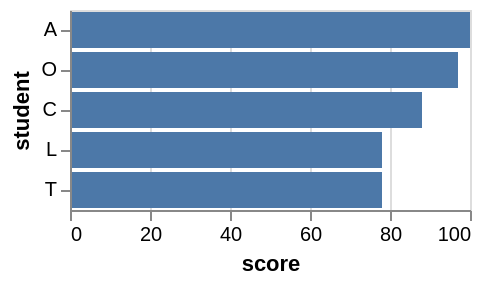

The Vega-Lite source for this figure:
### Vega specification from a JSON file in a GitHub repository (floating-point values rounded to 4 significant figures)
{"$schema": "https://vega.github.io/schema/vega/v5.json", "description": "A bar graph showing the scores of the top 5 students. This shows an example of the window transform, for how the top K (5) can be filtered, and also how a rank can be computed for each student.", "autosize": "pad", "padding": 5, "width": 200, "style": "cell", "data": [{"name": "source_0", "values": [{"student": "A", "score": 100}, {"student": "B", "score": 56}, {"student": "C", "score": 88}, {"student": "D", "score": 65}, {"student": "E", "score": 45}, {"student": "F", "score": 23}, {"student": "G", "score": 66}, {"student": "H", "score": 67}, {"student": "I", "score": 13}, {"student": "J", "score": 12}, {"student": "K", "score": 50}, {"student": "L", "score": 78}, {"student": "M", "score": 66}, {"student": "N", "score": 30}, {"student": "O", "score": 97}, {"student": "P", "score": 75}, {"student": "Q", "score": 24}, {"student": "R", "score": 42}, {"student": "S", "score": 76}, {"student": "T", "score": 78}, {"student": "U", "score": 21}, {"student": "V", "score": 46}]}, {"name": "data_0", "source": "source_0", "transform": [{"type": "window", "params": [null], "as": ["rank"], "ops": ["rank"], "fields": [null], "sort": {"field": ["score"], "order": ["descending"]}}, {"type": "filter", "expr": "datum.rank <= 5"}]}, {"name": "data_1", "source": "data_0", "transform": [{"type": "filter", "expr": "datum[\"score\"] !== null && !isNaN(datum[\"score\"])"}]}], "signals": [{"name": "y_step", "value": 20}, {"name": "height", "update": "bandspace(domain('y').length, 0.1, 0.05) * y_step"}], "marks": [{"name": "marks", "type": "rect", "style": ["bar"], "from": {"data": "data_1"}, "encode": {"update": {"fill": {"value": "#4c78a8"}, "tooltip": {"signal": "{\"score\": format(datum[\"score\"], \"\"), \"student\": ''+datum[\"student\"]}"}, "x": {"scale": "x", "field": "score"}, "x2": {"scale": "x", "value": 0}, "y": {"scale": "y", "field": "student"}, "height": {"scale": "y", "band": true}}}}], "scales": [{"name": "x", "type": "linear", "domain": {"data": "data_1", "field": "score"}, "range": [0, {"signal": "width"}], "nice": true, "zero": true}, {"name": "y", "type": "band", "domain": {"data": "data_0", "field": "student", "sort": {"op": "average", "field": "score", "order": "descending"}}, "range": {"step": {"signal": "y_step"}}, "paddingInner": 0.1, "paddingOuter": 0.05}], "axes": [{"scale": "x", "orient": "bottom", "grid": false, "title": "score", "labelFlush": true, "labelOverlap": true, "tickCount": {"signal": "ceil(width/40)"}, "zindex": 1}, {"scale": "x", "orient": "bottom", "gridScale": "y", "grid": true, "tickCount": {"signal": "ceil(width/40)"}, "domain": false, "labels": false, "maxExtent": 0, "minExtent": 0, "ticks": false, "zindex": 0}, {"scale": "y", "orient": "left", "grid": false, "title": "student", "zindex": 1}]}
